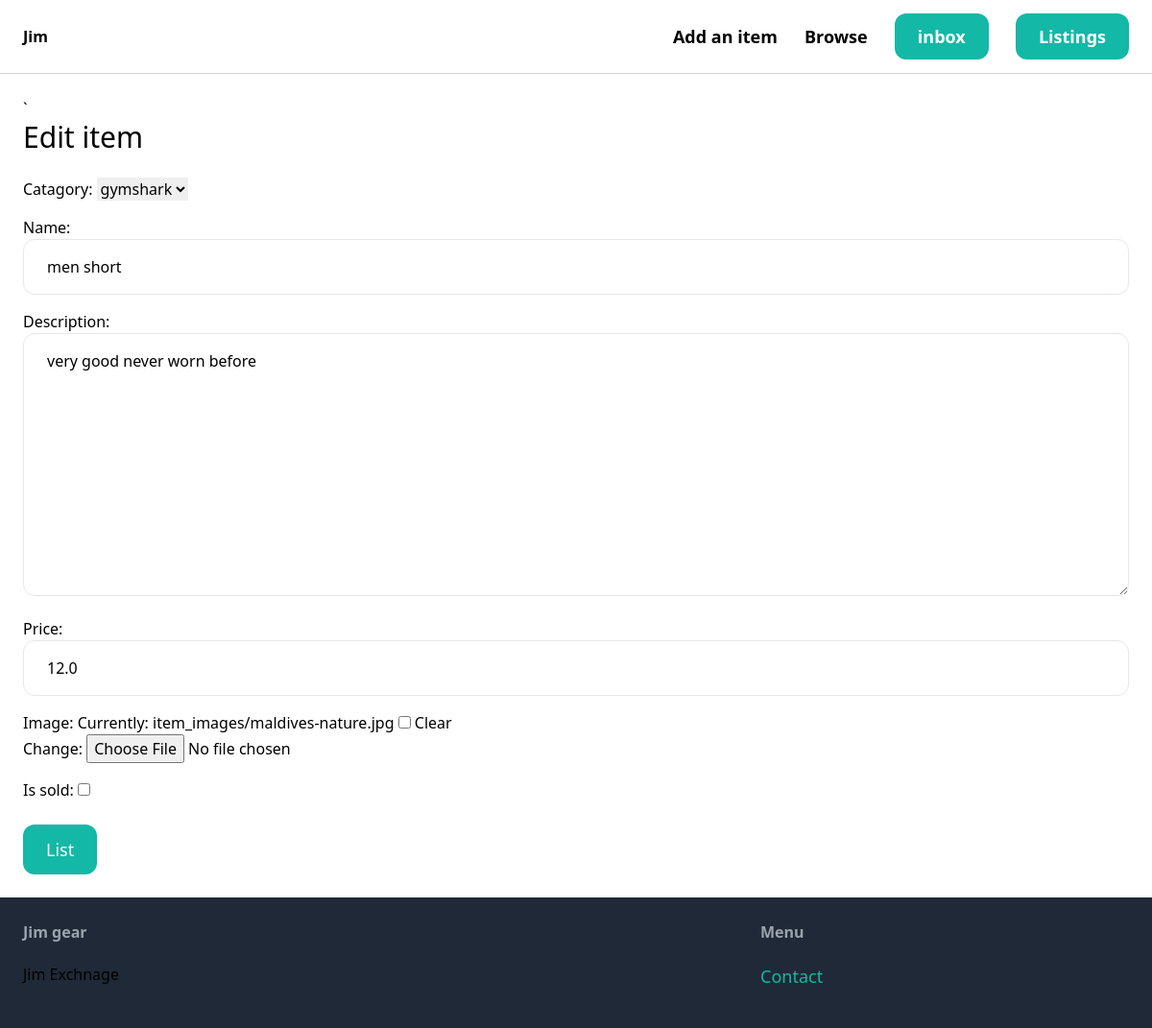
/items/1/edit (signed in), run on an earlier commit of the app's database.
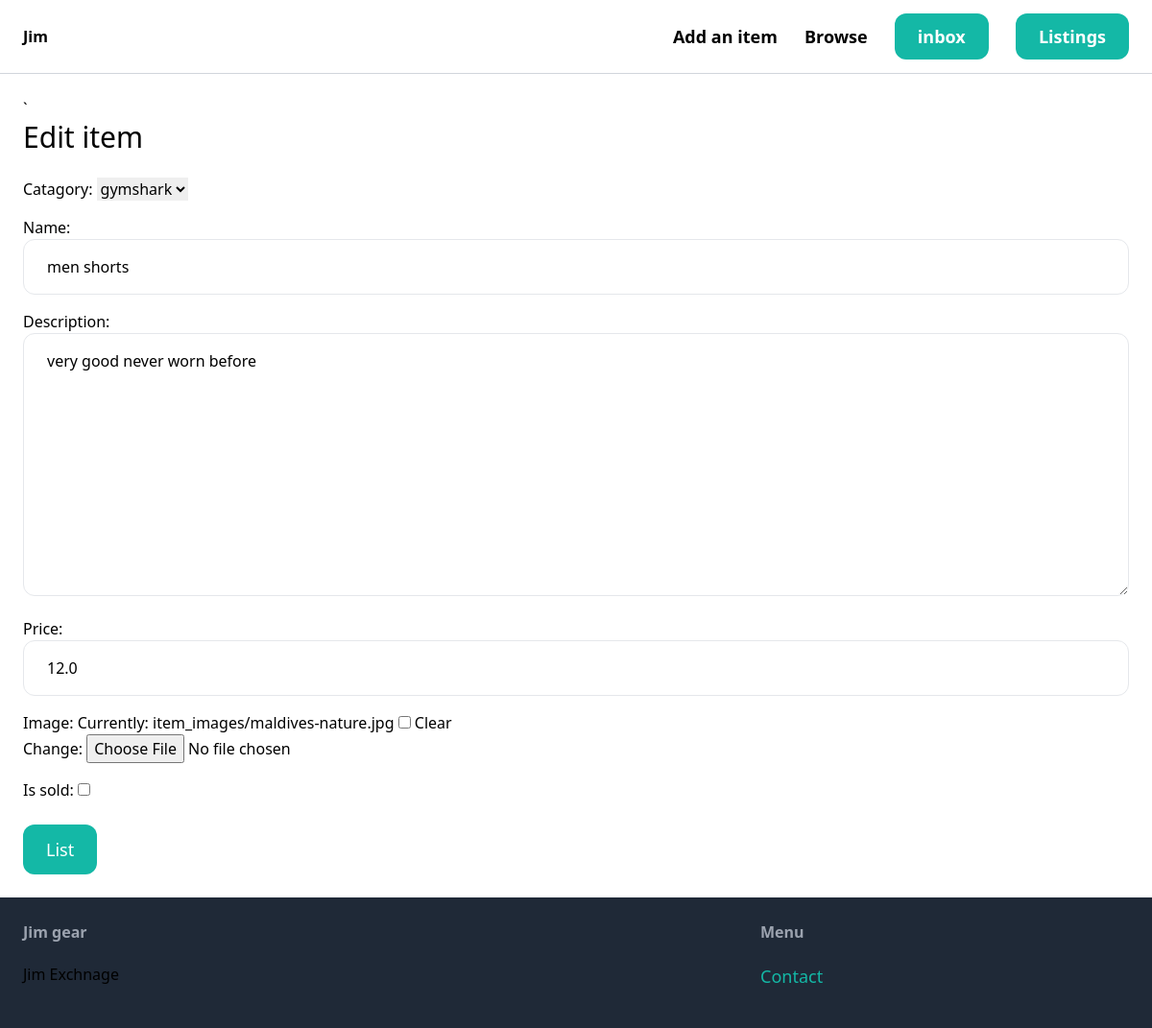
And on a later commit of the database.
### item/models.py (models this page shows, shortened)
class Catagory(models.Model):
    name = models.CharField(max_length=250)
    class Meta:
        ordering = ('name', )
        verbose_name_plural = 'Catagories'
    def __str__(self):
        return self.name

class Item(models.Model):
    catagory = models.ForeignKey(Catagory, related_name = 'items', on_delete=models.CASCADE)
    name = models.CharField(max_length=250)
    description = models.TextField(blank=True, null=True)
    price = models.FloatField()
    image = models.ImageField(upload_to='item_images', blank=True, null=True) #incase no image provided
    is_sold = models.BooleanField(default=False)
    created_by = models.ForeignKey(User, related_name = 'items', on_delete = models.CASCADE)
    created_at = models.DateTimeField(auto_now_add=True)

### item/views.py (the view)
# urls.py: path('<int:pk>/edit', views.edit, name='edit'),
def edit(request, pk):
    item = get_object_or_404(Item, pk=pk, created_by=request.user)
    if request.method == 'POST':
        form = EditItemForm(request.POST, request.FILES, instance = item)
        if form.is_valid():
            form.save()
            return redirect('item:detail', pk=item.id)
    else:
         form = EditItemForm(instance = item)
    return render(request, 'item/form.html', {'form': form, 'title': 'Edit item'})

### item/forms.py
class EditItemForm(forms.ModelForm):
    class Meta:
        model = Item
        fields = ('catagory', 'name', 'description', 'price', 'image', 'is_sold')
        widgets = {
            'name': forms.TextInput(attrs={'class': 'w-full py-4 px-6 rounded-xl border'}),
            'price': forms.TextInput(attrs={'class': 'w-full py-4 px-6 rounded-xl border'}),
            'description': forms.Textarea(attrs={'class': INPUT_CLASSES}),
        }

### item/templates/item/form.html (shortened to what this page needs)
{%extends 'main_app/base.html'%}
{%block content%}
<h1 class = "mb-6 text-3xl">{{ title }}</h1>
<form method = "post" action = "" enctype = "multipart/form-data">
    <div class = "space-y-4">
        {{ form.as_p }}
    </div>
    <button type = "submit" class = "inline-block mt-6 px-6 py-3 bg-teal-500 text-white text-lg rounded-xl hover:bg-teal-700">List</button>
</form>
{%endblock%}

What changed in the data, as far as the page shows it:
changed through a linked row, Catagory: name "men short" → "men shorts"
